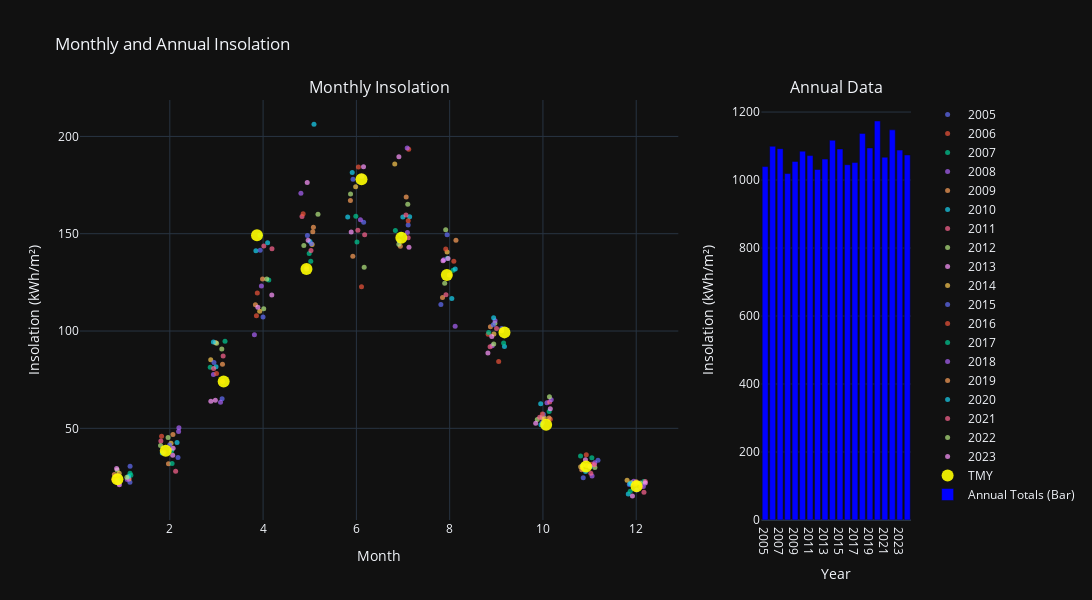

Notebook source saved alongside this figure:
### Markdown cell above
## Historical Monthly Insolation

### Code cell
from plotly.subplots import make_subplots
from ipywidgets import Button, Dropdown, VBox
from IPython.display import display
import plotly.graph_objects as go


# Calculate monthly insolation for df_historical
df_historical['Month'] = df_historical.index.month
df_historical['Year'] = df_historical.index.year
monthly_insolation_historical = df_historical.groupby(['Year', 'Month'])['GHI'].sum().reset_index()
monthly_insolation_historical.rename(columns={'GHI': 'Monthly Insolation'}, inplace=True)
monthly_insolation_historical['Monthly Insolation'] /= 1000  # Convert to kWh

# Calculate monthly insolation for df_tmy
df_tmy['Month'] = df_tmy.index.month
df_tmy['Year'] = "TMY"
monthly_insolation_tmy = df_tmy.groupby(['Year', 'Month'])['GHI'].sum().reset_index()
monthly_insolation_tmy.rename(columns={'GHI': 'Monthly Insolation'}, inplace=True)
monthly_insolation_tmy['Monthly Insolation'] /= 1000  # Convert to kWh

# Calculate annual totals for historical data
annual_totals_historical = monthly_insolation_historical.groupby("Year")["Monthly Insolation"].sum()

# Calculate the annual total for TMY
annual_total_tmy = monthly_insolation_tmy["Monthly Insolation"].sum()

# Combine historical and TMY data into a single DataFrame
annual_totals = pd.concat(
    [annual_totals_historical, pd.Series({"TMY": annual_total_tmy})],
    axis=0
).rename("Annual Total")

# Create the subplot figure
fig = make_subplots(
    rows=1, 
    cols=2, 
    subplot_titles=("Monthly Insolation", "Annual Data"), 
    column_widths=[0.8, 0.2]  # Set the proportion to 4:1
)

# Update the theme
fig.update_layout(template="plotly_dark")

# Add monthly insolation data with different colors for each year
for year, group in monthly_insolation_historical.groupby("Year"):
    fig.add_trace(
        go.Scatter(
            x=group["Month"] + np.random.uniform(-0.2, 0.2, size=len(group)),  # Add jitter to x-axis
            y=group["Monthly Insolation"],
            mode="markers",
            name=str(year),
            marker=dict(
                size=5,  # Set marker size
                opacity=0.7  # Set marker transparency
            ),
        ),
        row=1,
        col=1,
    )

# Add TMY data to the plot
fig.add_trace(
    go.Scatter(
        x=monthly_insolation_tmy["Month"] + np.random.uniform(-0.2, 0.2, size=len(monthly_insolation_tmy)),  # Add jitter to x-axis
        y=monthly_insolation_tmy["Monthly Insolation"],
        mode="markers",
        name="TMY",
        marker=dict(
            size=12,  # Set marker size
            color="yellow",  # Set marker color
            opacity=0.9  # Set marker transparency
        ),
    ),
    row=1,
    col=1,
)

# Add bar chart for annual totals
fig.add_trace(
    go.Bar(
        x=annual_totals.index.astype(str),
        y=annual_totals.values,
        name="Annual Totals (Bar)",
        marker=dict(color="blue"),
    ),
    row=1,
    col=2,
)

# Update layout
fig.update_layout(
    title="Monthly and Annual Insolation",
    xaxis_title="Month",
    yaxis_title="Insolation (kWh/m²)",
    xaxis2_title="Year",
    yaxis2_title="Insolation (kWh/m²)",
    barmode="group",  # Group bars for better visualization
    showlegend=True,
    height=600,
    width=1200,
)

# Show the plot
fig.show()

# Create a summary table for annual totals
annual_summary = pd.DataFrame({
    "Mean": [annual_totals.mean()],
    "Median": [annual_totals.median()],
    "Q1": [annual_totals.quantile(0.25)],
    "Q3": [annual_totals.quantile(0.75)],
    "Min": [annual_totals.min()],
    "Max": [annual_totals.max()],
    "Std": [annual_totals.std()]
}).T.rename(columns={0: "Annual Totals Summary"})

# Display the table
display(annual_summary)

import matplotlib.pyplot as plt

# Pivot the data to create a table where rows are months and columns are years
heatmap_data = monthly_insolation_historical.pivot(index="Month", columns="Year", values="Monthly Insolation")

# Add the TMY data as a new column
heatmap_data["TMY"] = monthly_insolation_tmy.set_index("Month")["Monthly Insolation"]

# Convert values to integers for display
heatmap_data = heatmap_data.astype(int)
heatmap_data.index = heatmap_data.index.map(lambda x: pd.to_datetime(f'2023-{x:02d}-01').strftime('%B'))

# Recreate the heatmap with updated y-axis labels
plt.figure(figsize=(16, 4))
sns.heatmap(
    heatmap_data,
    annot=True,
    fmt="d",
    cmap="coolwarm",
    cbar_kws={"label": "Monthly Insolation (kWh/m²)"},
    linewidths=0.8
)

# Add labels and title
plt.title("Monthly Insolation Heatmap")
plt.xlabel("Year")
plt.ylabel("Month")
plt.show()

### Figure 1 — Plotly figure (JSON) as saved in the notebook; plotly's stock layout.template omitted (floating-point values rounded to 4 significant figures)
{"data": [{"marker": {"opacity": 0.7, "size": 5}, "mode": "markers", "name": "2005", "type": "scatter", "x": [1.145, 2.175, 3.121, 3.999, 4.95, 6.156, 6.918, 7.945, 9.118, 9.985, 11.18, 11.85], "xaxis": "x", "y": [22.35, 35.02, 65.19, 107.3, 149.1, 155.9, 146.3, 149.5, 101.3, 52.98, 33.61, 21.17], "yaxis": "y"}, {"marker": {"opacity": 0.7, "size": 5}, "mode": "markers", "name": "2006", "type": "scatter", "x": [0.8016, 1.874, 3.129, 3.857, 4.933, 6.043, 7.122, 8.089, 8.826, 10.16, 10.93, 12.1], "xaxis": "x", "y": [23.63, 37.77, 74.09, 107.9, 132.9, 184.3, 193.4, 135.9, 98.39, 54.64, 36.46, 20.0], "yaxis": "y"}, {"marker": {"opacity": 0.7, "size": 5}, "mode": "markers", "name": "2007", "type": "scatter", "x": [1.147, 2.039, 3.184, 3.932, 5.022, 6.013, 6.836, 7.952, 8.837, 9.976, 11.05, 12.16], "xaxis": "x", "y": [26.9, 38.42, 94.69, 149.2, 135.9, 145.7, 151.7, 137.4, 99.27, 55.56, 34.88, 22.68], "yaxis": "y"}, {"marker": {"opacity": 0.7, "size": 5}, "mode": "markers", "name": "2008", "type": "scatter", "x": [0.9039, 2.195, 2.935, 3.963, 4.935, 6.087, 7.094, 8.118, 8.913, 10.09, 11.05, 11.95], "xaxis": "x", "y": [21.79, 50.27, 77.71, 123.1, 131.9, 157.2, 150.6, 102.5, 92.45, 63.2, 25.56, 22.75], "yaxis": "y"}, {"marker": {"opacity": 0.7, "size": 5}, "mode": "markers", "name": "2009", "type": "scatter", "x": [1.127, 1.971, 2.978, 3.836, 5.079, 5.872, 6.943, 7.847, 8.874, 9.986, 10.94, 12.0], "xaxis": "x", "y": [23.95, 31.82, 94.13, 113.5, 153.3, 167.1, 143.6, 117.2, 102.1, 55.47, 30.88, 21.73], "yaxis": "y"}, {"marker": {"opacity": 0.7, "size": 5}, "mode": "markers", "name": "2010", "type": "scatter", "x": [0.8886, 1.838, 2.99, 3.845, 5.004, 5.911, 7.143, 8.047, 9.175, 9.951, 10.91, 11.83], "xaxis": "x", "y": [23.35, 37.26, 81.65, 141.2, 146.0, 181.4, 158.7, 116.7, 91.99, 62.62, 27.84, 16.22], "yaxis": "y"}, {"marker": {"opacity": 0.7, "size": 5}, "mode": "markers", "name": "2011", "type": "scatter", "x": [1.116, 2.125, 3.143, 4.19, 4.834, 6.177, 7.111, 7.993, 8.867, 10.14, 11.03, 12.19], "xaxis": "x", "y": [24.48, 27.95, 87.19, 142.3, 158.8, 149.5, 147.9, 128.7, 91.93, 63.48, 26.96, 22.67], "yaxis": "y"}, {"marker": {"opacity": 0.7, "size": 5}, "mode": "markers", "name": "2012", "type": "scatter", "x": [0.872, 1.801, 3.003, 4.014, 4.874, 6.167, 6.911, 7.894, 8.969, 9.879, 11.11, 11.89], "xaxis": "x", "y": [28.56, 41.14, 93.72, 111.5, 143.9, 132.8, 144.6, 124.5, 103.9, 54.51, 29.87, 22.0], "yaxis": "y"}, {"marker": {"opacity": 0.7, "size": 5}, "mode": "markers", "name": "2013", "type": "scatter", "x": [0.9185, 2.063, 2.976, 4.187, 4.967, 5.889, 6.912, 7.965, 8.82, 9.845, 10.91, 12.19], "xaxis": "x", "y": [20.98, 36.15, 64.4, 118.5, 146.7, 150.8, 189.5, 137.3, 88.75, 52.63, 33.89, 21.96], "yaxis": "y"}, {"marker": {"opacity": 0.7, "size": 5}, "mode": "markers", "name": "2014", "type": "scatter", "x": [0.914, 2.026, 2.877, 3.927, 5.052, 5.984, 6.823, 7.945, 8.949, 10.02, 10.81, 11.8], "xaxis": "x", "y": [26.89, 42.33, 85.19, 110.2, 144.4, 174.1, 185.8, 140.6, 98.49, 55.43, 30.29, 23.35], "yaxis": "y"}, {"marker": {"opacity": 0.7, "size": 5}, "mode": "markers", "name": "2015", "type": "scatter", "x": [1.148, 1.995, 2.946, 3.937, 5.035, 5.928, 7.11, 7.812, 8.936, 10.01, 10.86, 12.01], "xaxis": "x", "y": [30.46, 41.45, 83.84, 141.5, 144.9, 177.9, 154.5, 113.7, 103.2, 57.24, 24.55, 18.28], "yaxis": "y"}, {"marker": {"opacity": 0.7, "size": 5}, "mode": "markers", "name": "2016", "type": "scatter", "x": [0.8783, 1.824, 3.001, 3.876, 4.859, 6.11, 7.111, 7.916, 9.051, 9.988, 11.05, 11.97], "xaxis": "x", "y": [25.15, 45.9, 78.18, 119.5, 160.3, 122.7, 156.7, 142.1, 84.39, 57.41, 31.48, 21.23], "yaxis": "y"}, {"marker": {"opacity": 0.7, "size": 5}, "mode": "markers", "name": "2017", "type": "scatter", "x": [1.165, 2.048, 2.866, 4.122, 4.988, 5.988, 6.951, 8.074, 9.157, 10.13, 10.81, 11.87], "xaxis": "x", "y": [25.93, 31.88, 81.41, 126.3, 139.8, 159.0, 149.7, 131.3, 93.85, 58.71, 35.81, 17.67], "yaxis": "y"}, {"marker": {"opacity": 0.7, "size": 5}, "mode": "markers", "name": "2018", "type": "scatter", "x": [1.089, 2.188, 3.087, 3.814, 4.811, 6.116, 7.09, 7.876, 8.974, 10.18, 11.11, 12.15], "xaxis": "x", "y": [23.76, 48.38, 63.44, 98.14, 170.9, 179.5, 194.0, 136.7, 105.3, 64.67, 32.32, 20.13], "yaxis": "y"}, {"marker": {"opacity": 0.7, "size": 5}, "mode": "markers", "name": "2019", "type": "scatter", "x": [0.8112, 2.067, 3.129, 3.988, 5.066, 5.924, 7.068, 8.135, 9.114, 10.13, 10.83, 12.0], "xaxis": "x", "y": [26.29, 46.78, 82.96, 126.7, 151.0, 138.4, 168.9, 146.6, 100.1, 55.25, 28.74, 22.56], "yaxis": "y"}, {"marker": {"opacity": 0.7, "size": 5}, "mode": "markers", "name": "2020", "type": "scatter", "x": [1.113, 2.155, 2.934, 4.097, 5.091, 5.814, 6.996, 8.119, 8.942, 9.958, 11.02, 11.87], "xaxis": "x", "y": [25.21, 42.74, 94.42, 145.3, 206.3, 158.6, 158.6, 131.9, 106.8, 51.88, 30.31, 21.58], "yaxis": "y"}, {"marker": {"opacity": 0.7, "size": 5}, "mode": "markers", "name": "2021", "type": "scatter", "x": [0.8655, 1.808, 2.94, 4.016, 5.026, 6.032, 7.063, 7.921, 9.005, 9.93, 11.1, 12.17], "xaxis": "x", "y": [22.53, 43.43, 80.7, 143.6, 141.3, 151.8, 159.6, 118.7, 101.2, 55.75, 31.23, 17.19], "yaxis": "y"}, {"marker": {"opacity": 0.7, "size": 5}, "mode": "markers", "name": "2022", "type": "scatter", "x": [1.08, 1.962, 3.115, 4.079, 5.176, 5.875, 7.102, 7.915, 8.945, 10.14, 10.85, 12.09], "xaxis": "x", "y": [24.88, 45.33, 90.73, 126.7, 160.0, 170.4, 165.2, 152.0, 93.37, 66.18, 31.15, 21.86], "yaxis": "y"}, {"marker": {"opacity": 0.7, "size": 5}, "mode": "markers", "name": "2023", "type": "scatter", "x": [0.8593, 2.071, 2.88, 3.888, 4.946, 6.153, 7.128, 7.857, 8.904, 10.16, 11.01, 11.92], "xaxis": "x", "y": [29.35, 39.71, 63.93, 112.3, 176.3, 184.5, 143.0, 136.1, 97.16, 60.03, 30.47, 15.29], "yaxis": "y"}, {"marker": {"color": "yellow", "opacity": 0.9, "size": 12}, "mode": "markers", "name": "TMY", "type": "scatter", "x": [0.8765, 1.913, 3.154, 3.869, 4.93, 6.11, 6.964, 7.94, 9.175, 10.07, 10.92, 12.01], "xaxis": "x", "y": [23.78, 38.44, 74.11, 149.2, 131.9, 177.9, 147.9, 128.7, 99.3, 51.88, 30.32, 20.19], "yaxis": "y"}, {"marker": {"color": "blue"}, "name": "Annual Totals (Bar)", "type": "bar", "x": ["2005", "2006", "2007", "2008", "2009", "2010", "2011", "2012", "2013", "2014", "2015", "2016", "2017", "2018", "2019", "2020", "2021", "2022", "2023", "TMY"], "xaxis": "x2", "y": [1040.0, 1099.0, 1092.0, 1019.0, 1055.0, 1085.0, 1072.0, 1031.0, 1062.0, 1117.0, 1091.0, 1045.0, 1051.0, 1137.0, 1094.0, 1174.0, 1067.0, 1148.0, 1088.0, 1074.0], "yaxis": "y2"}], "layout": {"annotations": [{"font": {"size": 16}, "showarrow": false, "text": "Monthly Insolation", "x": 0.36, "xanchor": "center", "xref": "paper", "y": 1, "yanchor": "bottom", "yref": "paper"}, {"font": {"size": 16}, "showarrow": false, "text": "Annual Data", "x": 0.91, "xanchor": "center", "xref": "paper", "y": 1, "yanchor": "bottom", "yref": "paper"}], "barmode": "group", "height": 600, "showlegend": true, "title": {"text": "Monthly and Annual Insolation"}, "width": 1200, "xaxis": {"anchor": "y", "domain": [0, 0.72], "title": {"text": "Month"}}, "xaxis2": {"anchor": "y2", "domain": [0.82, 1], "title": {"text": "Year"}}, "yaxis": {"anchor": "x", "domain": [0, 1], "title": {"text": "Insolation (kWh/m²)"}}, "yaxis2": {"anchor": "x2", "domain": [0, 1], "title": {"text": "Insolation (kWh/m²)"}}}}
